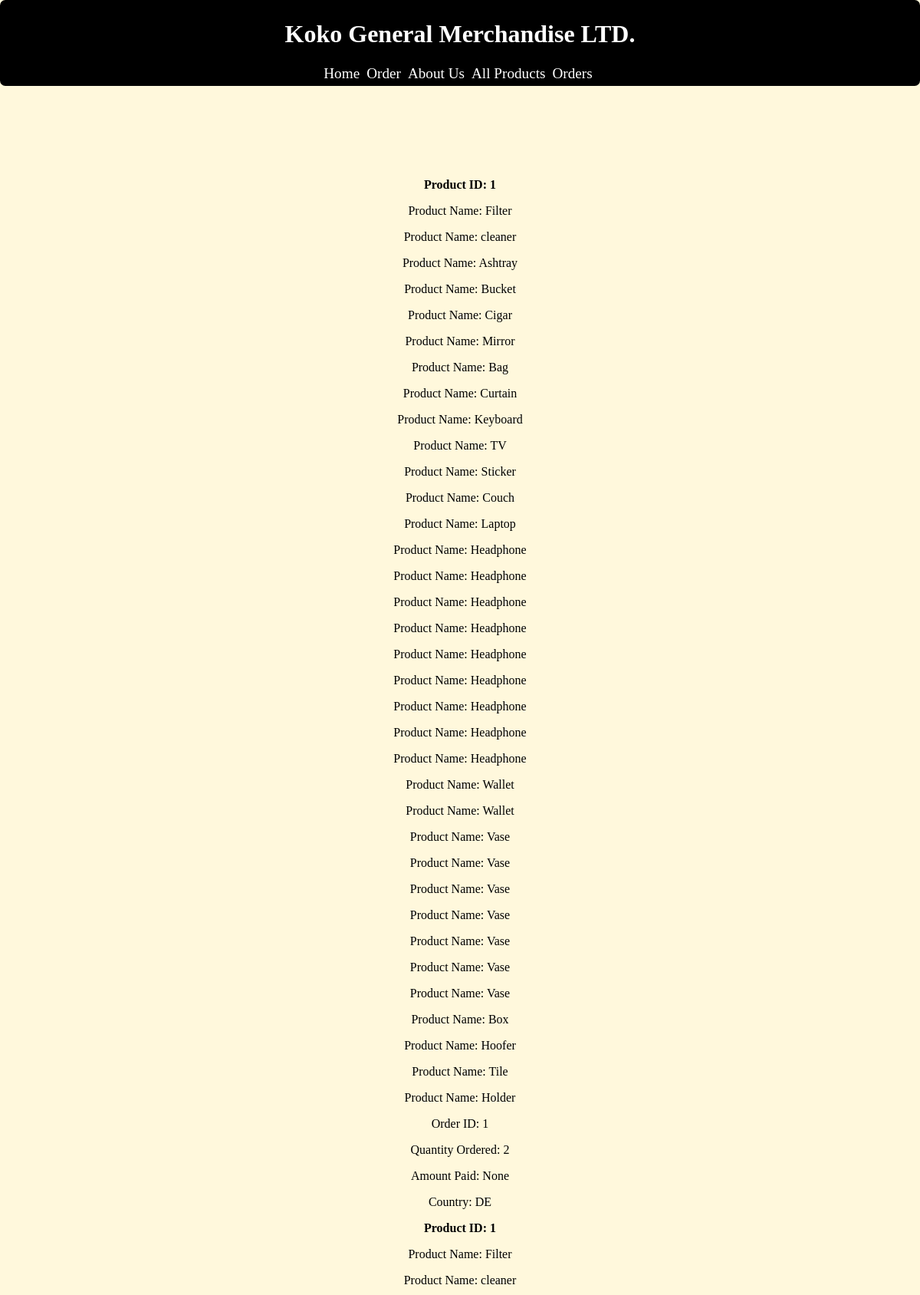
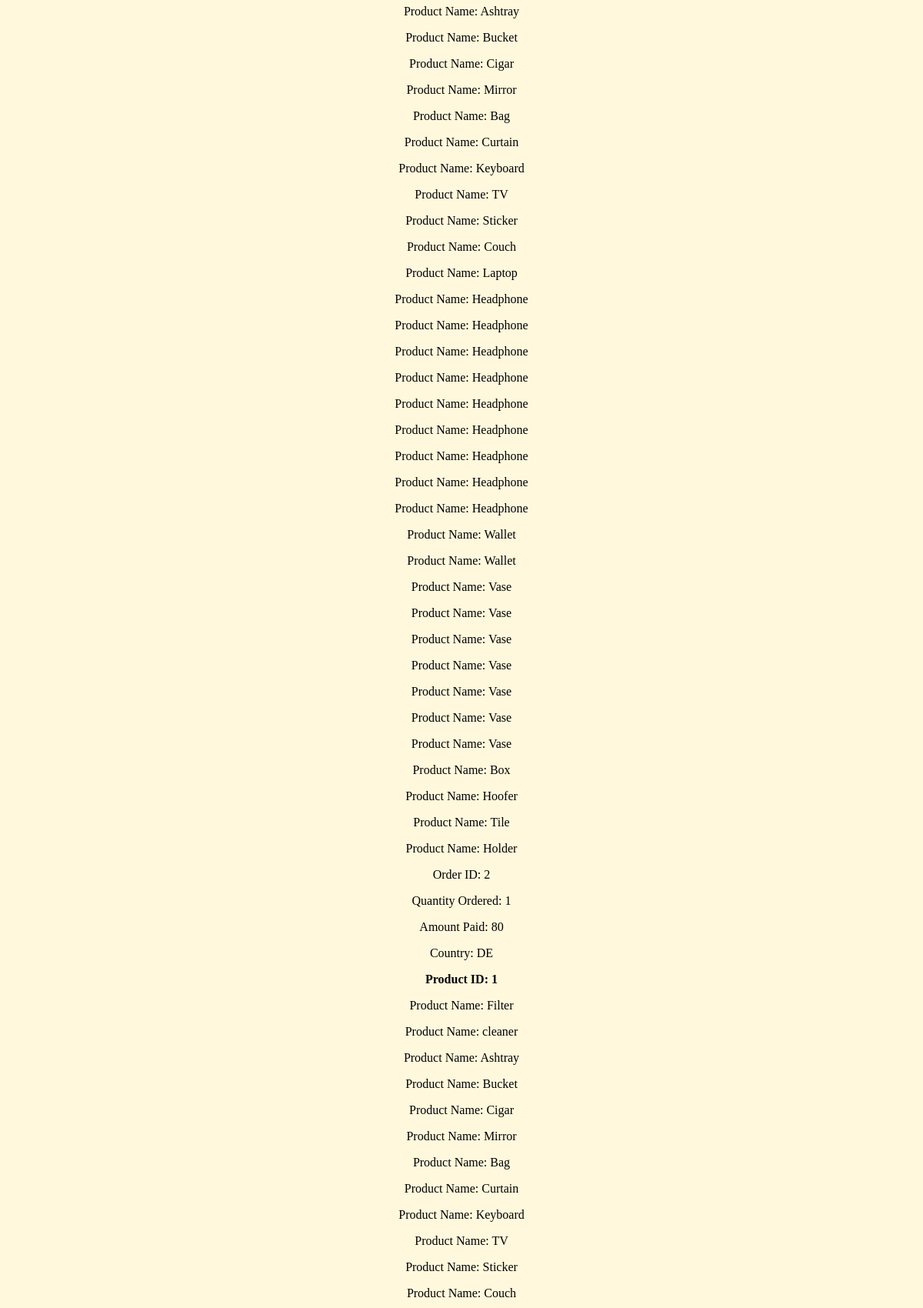
The page /orders (upper part) on the database its author committed (2 pictures, top to bottom).
### tables this page shows
CREATE TABLE orders (
        id INTEGER PRIMARY KEY,
        product_id INTEGER NOT NULL,
        quantity INTEGER NOT NULL,
        subtotal REAL NOT NULL,
        country TEXT NOT NULL,
        payment_amount INTEGER
    );

CREATE TABLE products (
            id INTEGER PRIMARY KEY,
            name TEXT NOT NULL,
            active INTEGER NOT NULL,
            stock INTEGER NOT NULL,
            price REAL NOT NULL
        );

### app.py (the view)
@app.get("/orders")
def orders():
    orders = get_orders()
    products = get_products()
    return render_template("orders.html", orders=orders, products=products)

### database.py (called while the page is built)
def get_connection():
    connection = sqlite3.connect("app.db")
    connection.row_factory = sqlite3.Row
    return connection

def get_products():
    connection = get_connection()
    products = connection.execute(
        "SELECT * FROM products LIMIT 1000"
    ).fetchall()
    connection.close()
    return products

def get_orders():
    connection = get_connection()
    orders = connection.execute(
        "SELECT * FROM orders"
    ).fetchall()
    connection.close()
    return orders

### templates/orders.html (shortened to what this page needs)
{% extends "base.html" %}
{% block content %}
<section style="display:inline; ">
    {% for order in orders %}
    <b>
        <p>Product ID: {{ order["product_id"] }}</p>
    </b>
    {% for product in products%}
    <p>Product Name: {{ product["name"] }}</p>
    {% endfor %}
    <p>Order ID: {{ order["id"] }}</p>
    <p>Quantity Ordered: {{ order["quantity"] }}</p>
    <p>Amount Paid: {{ order["payment_amount"]}}</p>
    <p>Country: {{ order["country"] }}</p>
    {% endfor %}
</section>
{% endblock %}

### static/style.css (style rules this page uses)
body { background-color:cornsilk; text-align: center; margin-bottom: 1000px; margin: 0px; }

### rows shown on the page
orders: product_id "1", id "1", quantity "2", payment_amount "None", country "DE"
products: name "Filter"
products: name "cleaner"
products: name "Ashtray"
products: name "Bucket"
products: name "Cigar"
products: name "Mirror"
products: name "Bag"
products: name "Curtain"
products: name "Keyboard"
products: name "TV"
products: name "Sticker"
products: name "Couch"
products: name "Laptop"
products: name "Headphone"
products: name "Headphone"
products: name "Headphone"
products: name "Headphone"
products: name "Headphone"
products: name "Headphone"
products: name "Headphone"
products: name "Headphone"
products: name "Headphone"
products: name "Wallet"
products: name "Wallet"
products: name "Vase"
products: name "Vase"
products: name "Vase"
products: name "Vase"
products: name "Vase"
products: name "Vase"
products: name "Vase"
products: name "Box"
products: name "Hoofer"
products: name "Tile"
products: name "Holder"
orders: product_id "1", id "2", quantity "1", payment_amount "80", country "DE"
orders: product_id "1"
